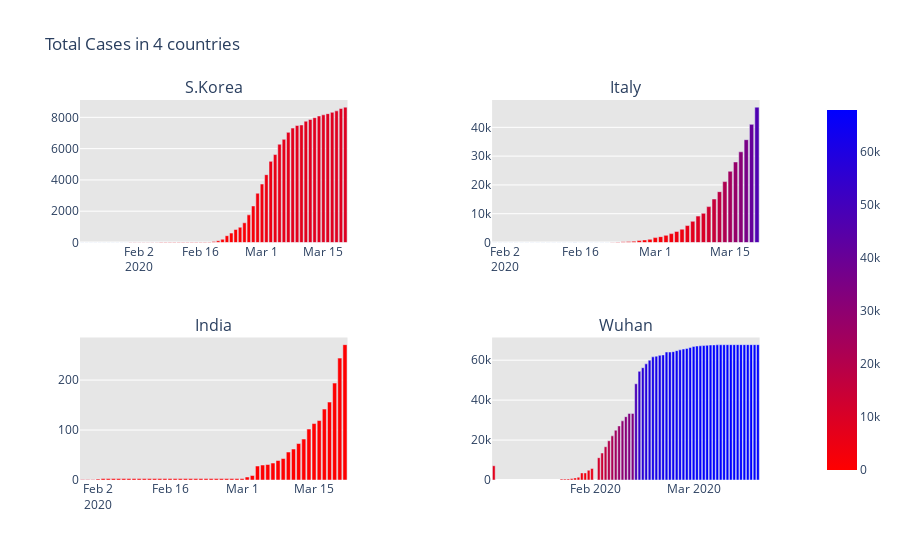

Source (notebook cell):
### Code cell
from plotly.subplots import make_subplots

fig=make_subplots(rows=2, cols=2, specs=[[{"secondary_y":True},{"secondary_y":True}],[{"secondary_y":True},{"secondary_y":True}]],
                 subplot_titles=("S.Korea","Italy","India","Wuhan"))

fig.add_trace(go.Bar(x=dbd_Korea['Date'],y=dbd_Korea['Total Cases'],
             marker=dict(color=dbd_Korea['Total Cases'],coloraxis="coloraxis")),1,1)

fig.add_trace(go.Bar(x=dbd_Italy['Date'],y=dbd_Italy['Total Cases'],
             marker=dict(color=dbd_Italy['Total Cases'],coloraxis="coloraxis")),1,2)

fig.add_trace(go.Bar(x=dbd_India['Date'],y=dbd_India['Total Cases'],
             marker=dict(color=dbd_India['Total Cases'],coloraxis="coloraxis")),2,1)

fig.add_trace(go.Bar(x=dbd_Wuhan['Date'],y=dbd_Wuhan['Total Cases'],
             marker=dict(color=dbd_Wuhan['Total Cases'],coloraxis="coloraxis")),2,2)

fig.update_layout(coloraxis=dict(colorscale="Bluered_r"), showlegend=False, title_text="Total Cases in 4 countries")
fig.update_layout(plot_bgcolor='rgb(230,230,230)')
